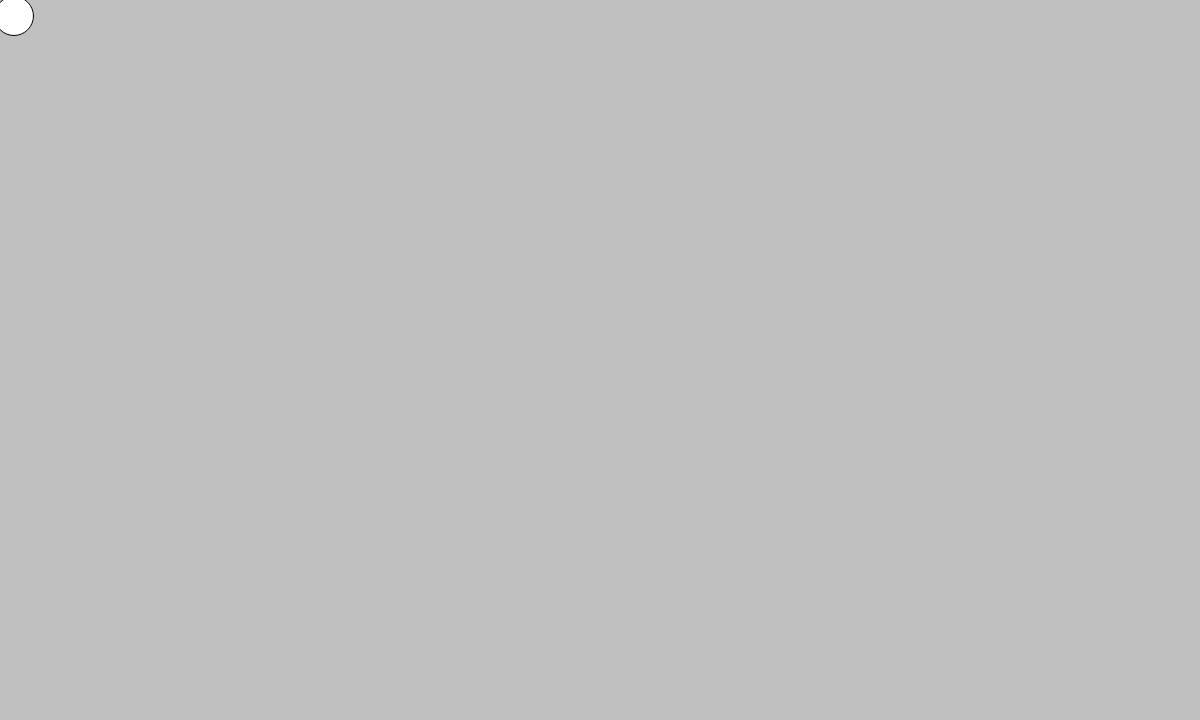
Frame 1 (no input)
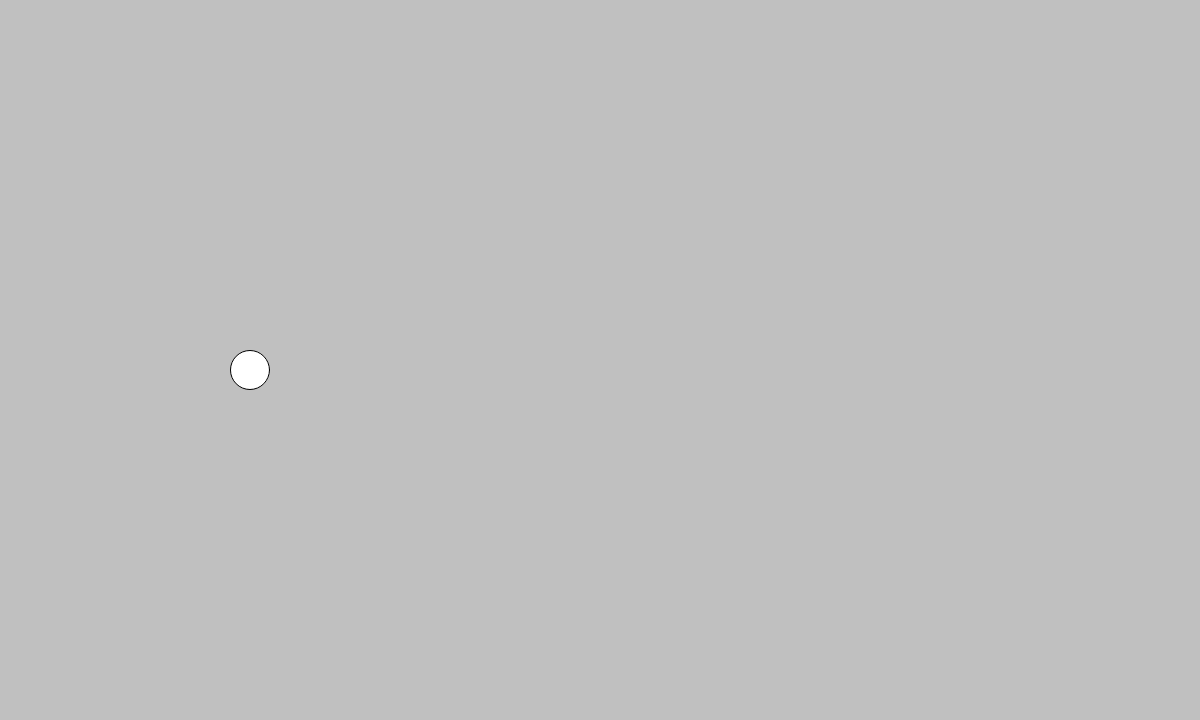
Frame 60 (no input)
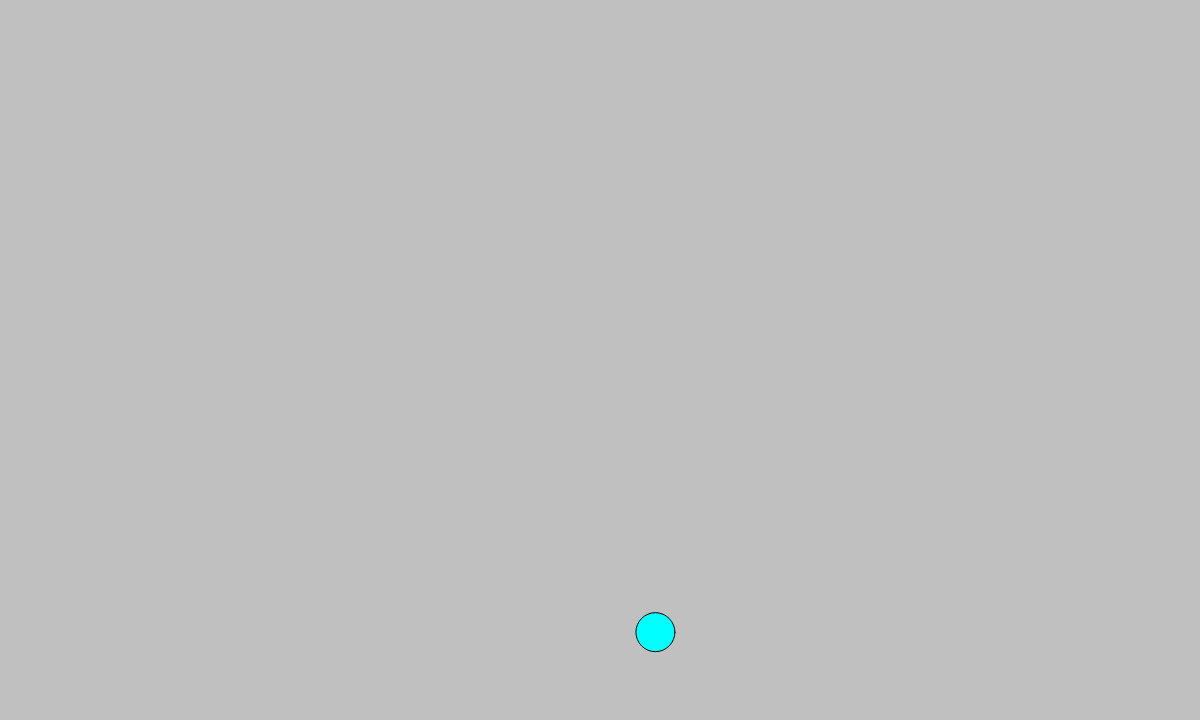
Frame 120 (the mouse pressed at the canvas centre since frame 60)

The p5.js sketch that drew these frames (run headless with seeded random() and noise() and a simulated clock; from frame 60 on, the mouse is pressed at the canvas centre):

// p5.js sketch
// ── sketch.js

// setup ellipse size and angles initally
let ball = {};
ball.width = 39;
ball.x = 10;
ball.y = 10;
ball.delta_x = 4;
ball.delta_y = 6;
ball.scale_x = 1;
ball.scale_y = 1;


//declare global variables


function setup() {
    createCanvas(windowWidth, 720);

  }
function draw() {
background('silver');

// ball is initialized, with angle of attack at 'entry' of canvas
    ball.x += ball.delta_x * ball.scale_x;
    ball.y += ball.delta_y * ball.scale_y;


    if (ball.x >= width || ball.x <= 0) {
        ball.delta_x = -1 * ball.delta_x;
    }
    if (ball.y >= height || ball.y <= 0) {
        ball.delta_y = -1 * ball.delta_y;
    }
    // setting the fill color of the ball

    ellipse(ball.x, ball.y, ball.width, ball.width);

}

function mousePressed() {
// if mouse is pressed, turn ellipse cyan, and change speed and angle
    fill('cyan');

//changed the speed of both x and y angles
    ball.scale_x = map(mouseX, 5, width, 2.7, 10);
    ball.scale_y = map(mouseY, 6, height, 1.0, 10);
// if I had more time, I had the idea to add randomization to the fill
// of the ellipse, or a reset. perhaps both!


// one thing I lost, but can't figure out why, is the 'tail' as the ball
// travels along, it makes VERY interesting designs, and would have
// been cool to see with my orginally planned 'random coloration' idea.

// random function ('random');
// reset function ('reset');

}
